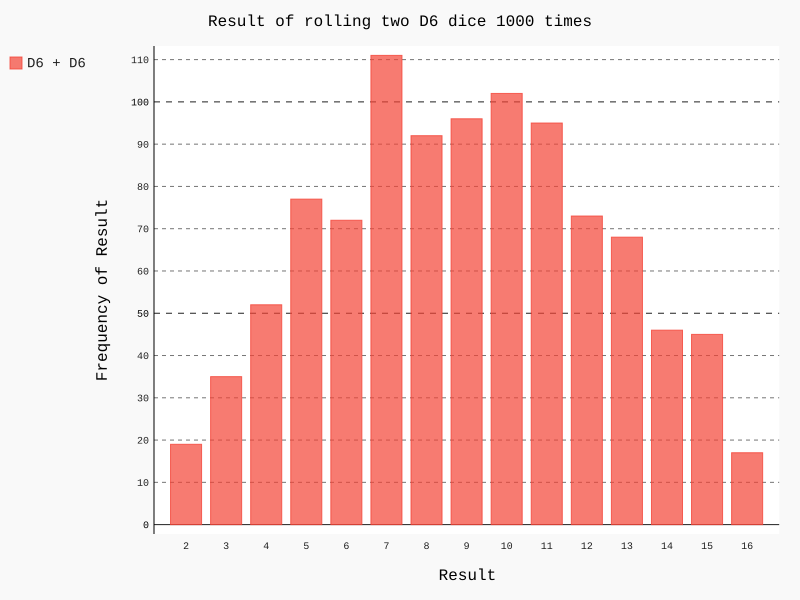

This figure's Python source:
# dice_visual
# Created by JKChang
# 22/01/2018, 15:04
# Tag:
# Description: 
import pygal

from RD_Club.Pro2.die import Die

die_1 = Die()
die_2 = Die(10)

res = []
for roll_num in range(1000):
    re = die_1.roll() + die_2.roll()
    res.append(re)

frequencies = []
max_result = die_1.num_sies + die_2.num_sies
for value in range(2, max_result + 1):
    frequency = res.count(value)
    frequencies.append(frequency)

hist = pygal.Bar()

hist.title = 'Result of rolling two D6 dice 1000 times'
hist.x_labels = [str(x) for x in range(2, max_result + 1)]
hist.x_title = 'Result'
hist.y_title = 'Frequency of Result'

hist.add('D6 + D6', frequencies)
hist.render_to_file('dice_visual.svg')
